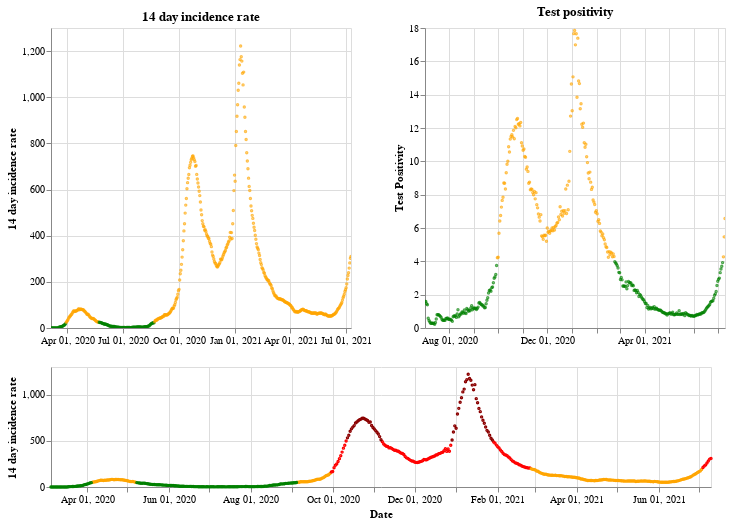

Notebook cell for this chart:
### Markdown cell above
## Northern Ireland

### Code cell
plot_traffic_light('Northern Ireland')

### Figure 1 — Vega-Lite specification as saved in the notebook (floating-point values rounded to 4 significant figures; data arrays with more than 128 entries replaced by an {"elided": "..."} marker saying what was removed)
{"config": {"view": {"continuousWidth": 400, "continuousHeight": 300}}, "vconcat": [{"hconcat": [{"mark": {"type": "point", "size": 2}, "encoding": {"color": {"condition": {"value": "green", "test": "(datum.twoWeeklyCasesRate <= 25)"}, "value": "orange"}, "tooltip": [{"type": "nominal", "field": "areaName"}, {"type": "temporal", "field": "date"}, {"type": "quantitative", "field": "twoWeeklyCasesRate"}, {"type": "quantitative", "field": "testPositivity"}], "x": {"type": "temporal", "axis": {"title": ""}, "field": "date", "scale": {"domain": {"selection": "DateBrush"}}, "timeUnit": "yearmonthdate"}, "y": {"type": "quantitative", "axis": {"title": "14 day incidence rate"}, "field": "twoWeeklyCasesRate"}}, "title": "14 day incidence rate", "width": 300}, {"mark": {"type": "point", "size": 2}, "encoding": {"color": {"condition": {"value": "green", "test": "(datum.testPositivity <= 4)"}, "value": "orange"}, "tooltip": [{"type": "nominal", "field": "areaName"}, {"type": "temporal", "field": "date"}, {"type": "quantitative", "field": "twoWeeklyCasesRate"}, {"type": "quantitative", "field": "testPositivity"}], "x": {"type": "temporal", "axis": {"title": ""}, "field": "date", "scale": {"domain": {"selection": "DateBrush"}}, "timeUnit": "yearmonthdate"}, "y": {"type": "quantitative", "axis": {"title": "Test Positivity"}, "field": "testPositivity"}}, "title": "Test positivity", "width": 300}]}, {"layer": [{"mark": {"type": "point", "size": 2}, "encoding": {"color": {"condition": {"value": "orange", "test": "(((datum.testPositivity < 4) && (datum.twoWeeklyCasesRate >= 50)) && (datum.twoWeeklyCasesRate < 200))"}, "value": "red"}, "opacity": {"condition": {"value": 1, "test": "((datum.twoWeeklyCasesRate >= 50) && (datum.twoWeeklyCasesRate < 500))"}, "value": 0}, "tooltip": [{"type": "nominal", "field": "areaName"}, {"type": "temporal", "field": "date"}, {"type": "quantitative", "field": "twoWeeklyCasesRate"}, {"type": "quantitative", "field": "testPositivity"}], "x": {"type": "temporal", "axis": {"title": "Date"}, "field": "date", "timeUnit": "yearmonthdate"}, "y": {"type": "quantitative", "axis": {"title": "14 day incidence rate"}, "field": "twoWeeklyCasesRate"}}, "selection": {"DateBrush": {"type": "interval", "encodings": ["x"], "fields": ["Time"]}}}, {"mark": {"type": "point", "size": 2}, "encoding": {"color": {"value": "darkred"}, "opacity": {"condition": {"value": 1, "test": "(datum.twoWeeklyCasesRate >= 500)"}, "value": 0}, "tooltip": [{"type": "nominal", "field": "areaName"}, {"type": "temporal", "field": "date"}, {"type": "quantitative", "field": "twoWeeklyCasesRate"}, {"type": "quantitative", "field": "testPositivity"}], "x": {"type": "temporal", "axis": {"title": "Date"}, "field": "date", "timeUnit": "yearmonthdate"}, "y": {"type": "quantitative", "axis": {"title": "14 day incidence rate"}, "field": "twoWeeklyCasesRate"}}}, {"mark": {"type": "point", "size": 2}, "encoding": {"color": {"condition": {"value": "green", "test": "((datum.testPositivity < 4) && (datum.twoWeeklyCasesRate < 50))"}, "value": "orange"}, "opacity": {"condition": {"value": 1, "test": "(datum.twoWeeklyCasesRate < 50)"}, "value": 0}, "tooltip": [{"type": "nominal", "field": "areaName"}, {"type": "temporal", "field": "date"}, {"type": "quantitative", "field": "twoWeeklyCasesRate"}, {"type": "quantitative", "field": "testPositivity"}], "x": {"type": "temporal", "axis": {"title": "Date"}, "field": "date", "timeUnit": "yearmonthdate"}, "y": {"type": "quantitative", "axis": {"title": "14 day incidence rate"}, "field": "twoWeeklyCasesRate"}}}], "height": 120, "width": 660}], "data": {"name": "data-f9d676216c4546ec9aafd60a4b8387a6"}, "$schema": "https://vega.github.io/schema/vega-lite/v4.8.1.json", "datasets": {"data-f9d676216c4546ec9aafd60a4b8387a6": {"elided": "493 records"}}}
